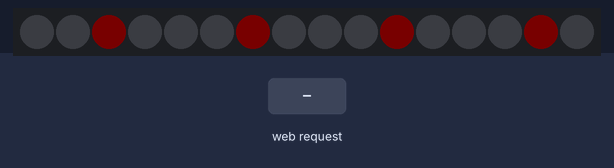
Simulated run of this sketch. Board: ESP32. Shown: 16 RGB LEDs in strip order, left to right. The inputs (shaded band) are chosen by the test bench. Dim RGB values are drawn brighter than linear; WiFi joins after 1.5 s; servers stay silent unless stated; what the sketch prints to the serial monitor is not drawn.

Above: at 2.7 s.
2.8 s: HTTP request GET /O received
At 3.8 s:
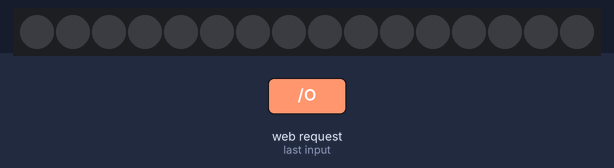
4.3 s: HTTP request GET /G received
At 5.0 s:
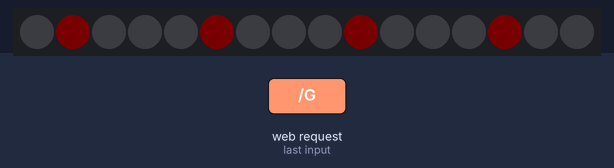
5.8 s: HTTP request GET /B received
At 6.1 s:
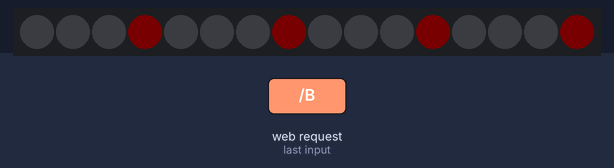
7.3 s: HTTP request GET /R received
At 8.4 s:
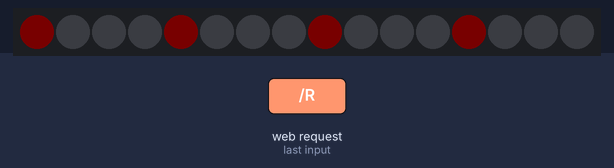
8.8 s: HTTP request GET /U received
10.3 s: HTTP request GET /W received
At 10.7 s:
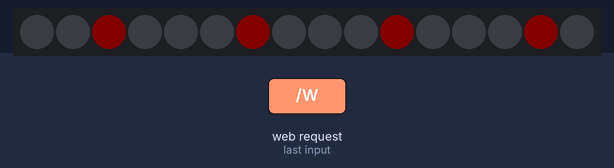
Timing chart, 0 to 12.8 s (numbered marks = the images above; inputs shaded):
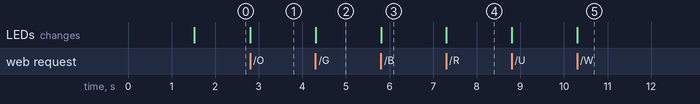

Measured:
- after the input at 2.8 s, the LEDs: change at once (image 1)
- after the input at 4.3 s, the LEDs: change at once (image 2)
- after the input at 5.8 s, the LEDs: change at once (image 3)
- after the input at 7.3 s, the LEDs: change at once (image 4)
- after the input at 10.3 s, the LEDs: change at once (image 5)

The sketch:

SimpleWiFiServerWorkingVersion.ino
```cpp
/*
 WiFi Web Server LED Blink

 A simple web server that lets you blink an LED via the web.
 This sketch will print the IP address of your WiFi Shield (once connected)
 to the Serial monitor. From there, you can open that address in a web browser
 to turn on and off the LED on pin 5.

 If the IP address of your shield is yourAddress:
 http://yourAddress/H turns the LED on
 http://yourAddress/L turns it off

 This example is written for a network using WPA2 encryption. For insecure
 WEP or WPA, change the Wifi.begin() call and use Wifi.setMinSecurity() accordingly.

 Circuit:
 * WiFi shield attached
 * LED attached to pin 5

 created for arduino 25 Nov 2012
 by Tom Igoe

ported for sparkfun esp32
31.01.2017 by Jan Hendrik Berlin

 */

#include <WiFi.h>
#include <Adafruit_NeoPixel.h>

#define PIN 15
#define NUMPIXELS 16

Adafruit_NeoPixel strip = Adafruit_NeoPixel(NUMPIXELS, PIN, NEO_GRB + NEO_KHZ800);

const char *ssid = "SpectrumSetup-3928";
const char *password = "motorsecurity673";

NetworkServer server(80);
int b = 25;
int color = 0; // 0 = off, 1 = white, 2 = green, 3 = blue, 4 = red

void setup() {


  Serial.begin(115200);
  //pinMode(16, OUTPUT);  // set the LED pin mode


  delay(10);

  // We start by connecting to a WiFi network

  Serial.println();
  Serial.println();
  Serial.print("Connecting to ");
  Serial.println(ssid);

  WiFi.begin(ssid, password);

  while (WiFi.status() != WL_CONNECTED) {
    delay(500);
    Serial.print(".");
  }

  Serial.println("");
  Serial.println("WiFi connected.");
  Serial.println("IP address: ");
  Serial.println(WiFi.localIP());

  server.begin();


  //setuo light to start as white brightness of 25
  strip.begin();
  strip.setBrightness(25);
  strip.setPixelColor(2, 25, 0, 0);
  strip.setPixelColor(6, 25, 0, 0);
  strip.setPixelColor(10, 25, 0, 0);
  strip.setPixelColor(14, 25, 0, 0);
  strip.show();
  strip.show();

}

void loop() {
  NetworkClient client = server.accept();  // listen for incoming clients

  if (client) {                     // if you get a client,
    Serial.println("New Client.");  // print a message out the serial port
    String currentLine = "";        // make a String to hold incoming data from the client
    while (client.connected()) {    // loop while the client's connected
      if (client.available()) {     // if there's bytes to read from the client,
        char c = client.read();     // read a byte, then
        Serial.write(c);            // print it out the serial monitor
        if (c == '\n') {            // if the byte is a newline character

          // if the current line is blank, you got two newline characters in a row.
          // that's the end of the client HTTP request, so send a response:
          if (currentLine.length() == 0) {
            // HTTP headers always start with a response code (e.g. HTTP/1.1 200 OK)
            // and a content-type so the client knows what's coming, then a blank line:
            client.println("HTTP/1.1 200 OK");
            client.println("Content-type:text/html");
            client.println();

            // the content of the HTTP response follows the header:
            client.print("Click <a href=\"/O\">here</a> to turn the LED off pin 15 off.<br>");
            client.print("Click <a href=\"/W\">here</a> to turn the LED white pin 15 on.<br>");
            client.print("Click <a href=\"/G\">here</a> to turn the LED green pin 15 on.<br>");
            client.print("Click <a href=\"/B\">here</a> to turn the LED blue pin 15 on.<br>");
            client.print("Click <a href=\"/R\">here</a> to turn the LED red pin 15 on.<br>");
            client.print("Click <a href=\"/U\">here</a> to turn the LED brightness UP pin 15 on.<br>");
            client.print("Click <a href=\"/D\">here</a> to turn the LED brightness DOWN 15 on.<br>");


            // The HTTP response ends with another blank line:
            client.println();
            // break out of the while loop:
            break;
          } else {  // if you got a newline, then clear currentLine:
            currentLine = "";
          }
        } else if (c != '\r') {  // if you got anything else but a carriage return character,
          currentLine += c;      // add it to the end of the currentLine
        }

        // Check to see if the client request was "GET /H" or "GET /L":


        if (currentLine.endsWith("GET /O")) {   //turn all LED's off
          turnOff();
          color = 0;
        }
        if (currentLine.endsWith("GET /W")) {   //turn on WHITE LED
          turnOff();
          turnWhite();
          color = 1;
        }
        if (currentLine.endsWith("GET /G")) {   //turn on GREEN LED
          turnOff();
          turnGreen();
          color = 2;
        }
        if (currentLine.endsWith("GET /B")) {   //turn on BLUE LED
          turnOff();
          turnBlue();
          color = 3;
        }
        if (currentLine.endsWith("GET /R")) {   //turn on RED LED
          turnOff();
          turnRed();
          color = 4;

        }
        if (currentLine.endsWith("GET /U")) {   // turn UP BRIGHTNESS
          //turns brightness up by 25
          b += 25;

          //cycle the lights with updated brightness
          if(color == 0){
            //do nothing
          }
          if(color == 1){
            turnWhite();
          }
          else if(color == 2){
            turnGreen();
          }
          else if(color == 3){
            turnBlue();
          }
          else if(color == 4){
            turnRed();
          }
        }
        if (currentLine.endsWith("GET /D")) {   //turns DOWN BRIGHTNESS
          //turns down brightness
          b -= 25;


          //cycle the lights with updated brightness
          if(color == 0){
            //do nothing
          }
          else if(color == 1){
            turnWhite();
          }
          else if(color == 2){
            turnGreen();
          }
          else if(color == 3){
            turnBlue();
          }
          else if(color == 4){
            turnRed();
          }
        }
      }
    }
    // close the connection:
    client.stop();
    Serial.println("Client Disconnected.");
  }
}

void turnOff(){   //LED sequence
  for (int k = 0; k < NUMPIXELS; k ++){
    strip.setPixelColor(k, 0, 0, 0);
  }
  strip.show();
}
void turnWhite(){ //WHITE LED sequence
  strip.setPixelColor(2, b, 0, 0);
  strip.setPixelColor(6, b, 0, 0);
  strip.setPixelColor(10, b, 0, 0);
  strip.setPixelColor(14, b, 0, 0);
  strip.show();
}
void turnGreen(){ //GREEN LED sequence
  strip.setPixelColor(1, b, 0, 0);
  strip.setPixelColor(5, b, 0, 0);
  strip.setPixelColor(9, b, 0, 0);
  strip.setPixelColor(13, b, 0, 0);
  strip.show();
}
void turnBlue(){  //BLUE LED sequence
  strip.setPixelColor(3, b, 0, 0);
  strip.setPixelColor(7, b, 0, 0);
  strip.setPixelColor(11, b, 0, 0);
  strip.setPixelColor(15, b, 0, 0);
  strip.show();
}
void turnRed(){   //RED LED sequence
  strip.setPixelColor(0, b, 0, 0);
  strip.setPixelColor(4, b, 0, 0);
  strip.setPixelColor(8, b, 0, 0);
  strip.setPixelColor(12, b, 0, 0);
  strip.show();
}
```
